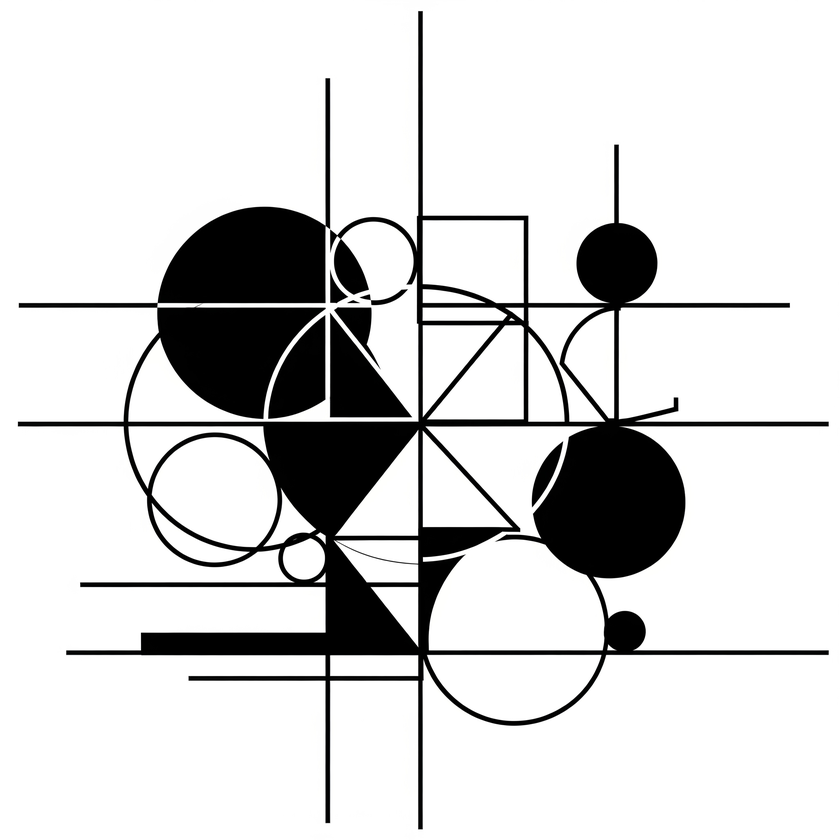
#> input picture Lab5/HW edge detection/images/test2.png, 840 x 840 px, shrunk from 2048 x 2048 before the run, found by its file name
$ python Edge_Detection_Operators.py   (older library calls are emulated)
#> lines starting #> are read from the running program, lines starting #| are printed output that depends on the picture
import cv2
import numpy as np
import matplotlib.pyplot as plt

# ---------------------------
# اختيار الصورة
# ---------------------------
img_path = r"images\test2.png"
img = cv2.imread(img_path, cv2.IMREAD_GRAYSCALE)
#> img: shape (840, 840); min 0, max 255, mean 214.3

# ---------------------------
# اختيار المشغل
# ---------------------------
# خيارات المشغل: "Sobel", "Prewitt", "Roberts", "Gradient", "Laplacian", "Kirsch", "Robinson", "LoG"
operator = "Sobel"  # غير هذا لاختبار مشغل مختلف

# ---------------------------
# Sobel Operator
# ---------------------------
if operator == "Sobel":
    sobel_x = cv2.Sobel(img, cv2.CV_64F, 1, 0, ksize=3)
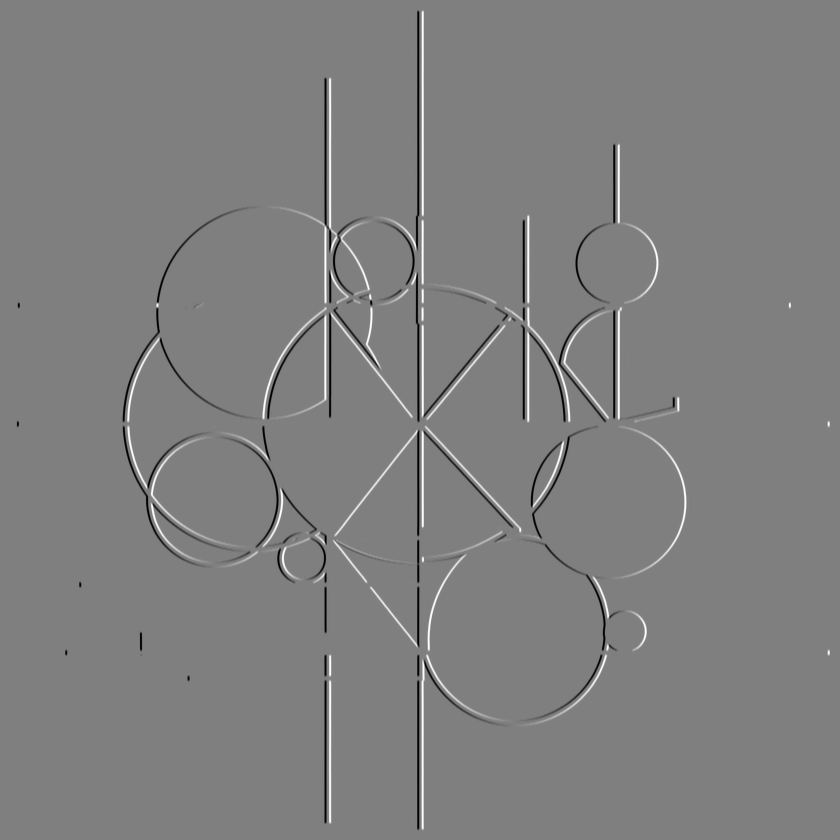
#> sobel_x: shape (840, 840) float64; min -1020, max 1020, mean 0; drawn with min black and max white
    sobel_y = cv2.Sobel(img, cv2.CV_64F, 0, 1, ksize=3)
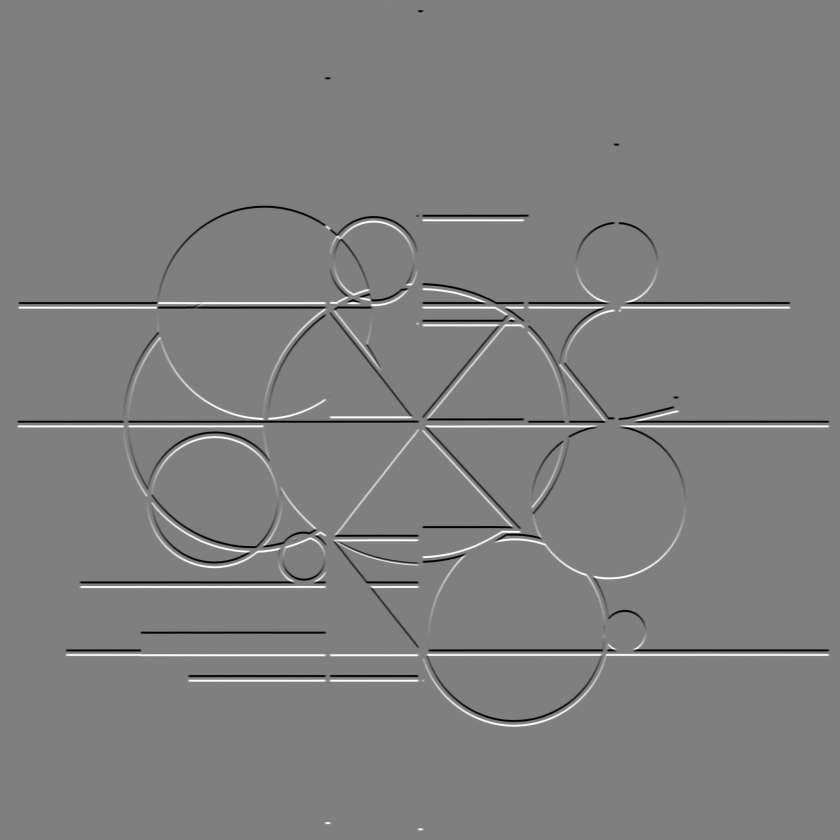
#> sobel_y: shape (840, 840) float64; min -1020, max 1020, mean 0; drawn with min black and max white
    combined = cv2.magnitude(sobel_x, sobel_y)
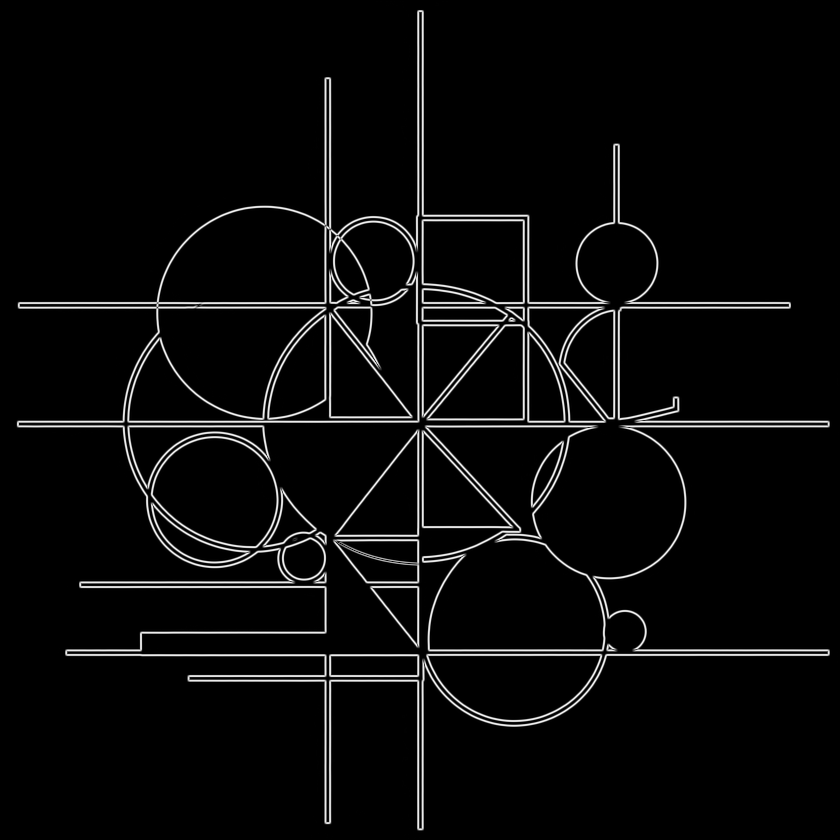
#> combined: shape (840, 840) float64; min 0, max 1093.7, mean 45.1; drawn with min black and max white
    plt.subplot(1,3,1), plt.imshow(sobel_x, cmap='gray'), plt.title("Sobel X")
    plt.subplot(1,3,2), plt.imshow(sobel_y, cmap='gray'), plt.title("Sobel Y")
    plt.subplot(1,3,3), plt.imshow(combined, cmap='gray'), plt.title("Sobel Combined")

# ---------------------------
# Prewitt Operator
# ---------------------------
elif operator == "Prewitt":
    prewitt_x = np.array([[-1,0,1], [-1,0,1], [-1,0,1]])
    prewitt_y = np.array([[-1,-1,-1], [0,0,0], [1,1,1]])
    px = cv2.filter2D(img, -1, prewitt_x)
    py = cv2.filter2D(img, -1, prewitt_y)
    combined = cv2.magnitude(np.float32(px), np.float32(py))
    plt.subplot(1,3,1), plt.imshow(px, cmap='gray'), plt.title("Prewitt X")
    plt.subplot(1,3,2), plt.imshow(py, cmap='gray'), plt.title("Prewitt Y")
    plt.subplot(1,3,3), plt.imshow(combined, cmap='gray'), plt.title("Prewitt Combined")

# ---------------------------
# Roberts Operator
# ---------------------------
elif operator == "Roberts":
    ro_x = np.array([[1,0],[0,-1]], dtype=np.float32)
    ro_y = np.array([[0,1],[-1,0]], dtype=np.float32)
    rx = cv2.filter2D(img, -1, ro_x)
    ry = cv2.filter2D(img, -1, ro_y)
    combined = cv2.magnitude(np.float32(rx), np.float32(ry))
    plt.subplot(1,3,1), plt.imshow(rx, cmap='gray'), plt.title("Roberts X")
    plt.subplot(1,3,2), plt.imshow(ry, cmap='gray'), plt.title("Roberts Y")
    plt.subplot(1,3,3), plt.imshow(combined, cmap='gray'), plt.title("Roberts Combined")

# ---------------------------
# Gradient Operator
# ---------------------------
elif operator == "Gradient":
    grad_x = cv2.Sobel(img, cv2.CV_64F, 1, 0, ksize=3)
    grad_y = cv2.Sobel(img, cv2.CV_64F, 0, 1, ksize=3)
    magnitude = cv2.magnitude(grad_x, grad_y)
    plt.subplot(1,3,1), plt.imshow(grad_x, cmap='gray'), plt.title("Gradient X")
    plt.subplot(1,3,2), plt.imshow(grad_y, cmap='gray'), plt.title("Gradient Y")
    plt.subplot(1,3,3), plt.imshow(magnitude, cmap='gray'), plt.title("Gradient Magnitude")

# ---------------------------
# Laplacian Operator
# ---------------------------
elif operator == "Laplacian":
    laplacian = cv2.Laplacian(img, cv2.CV_64F, ksize=3)
    plt.subplot(1,2,1), plt.imshow(img, cmap='gray'), plt.title("Original")
    plt.subplot(1,2,2), plt.imshow(laplacian, cmap='gray'), plt.title("Laplacian")

# ---------------------------
# Kirsch Compass Masks
# ---------------------------
elif operator == "Kirsch":
    kirsch_masks = {
        "N": np.array([[-3,-3,-3],[-3,0,-3],[5,5,5]],dtype=np.float32),
        "NE": np.array([[-3,-3,-3],[5,0,-3],[5,5,-3]],dtype=np.float32),
        "E": np.array([[-3,-3,5],[-3,0,5],[-3,-3,5]],dtype=np.float32),
        "SE": np.array([[-3,5,5],[-3,0,5],[-3,-3,-3]],dtype=np.float32),
        "S": np.array([[5,5,5],[-3,0,-3],[-3,-3,-3]],dtype=np.float32),
        "SW": np.array([[5,5,-3],[5,0,-3],[-3,-3,-3]],dtype=np.float32),
        "W": np.array([[5,-3,-3],[5,0,-3],[5,-3,-3]],dtype=np.float32),
        "NW": np.array([[-3,-3,-3],[-3,0,5],[-3,5,5]],dtype=np.float32)
    }
    plt.figure(figsize=(12,8))
    plt.subplot(3,3,1), plt.imshow(img,cmap='gray'), plt.title("Original")
    i=2
    for d,k in kirsch_masks.items():
        plt.subplot(3,3,i), plt.imshow(cv2.filter2D(img,-1,k), cmap='gray'), plt.title(d)
        i+=1
    plt.tight_layout()
    plt.show()

# ---------------------------
# Robinson Compass Masks
# ---------------------------
elif operator == "Robinson":
    robinson_masks = {
        "N": np.array([[-1,0,1],[-2,0,2],[-1,0,1]],dtype=np.float32),
        "NE": np.array([[0,1,2],[-1,0,1],[-2,-1,0]],dtype=np.float32),
        "E": np.array([[1,2,1],[0,0,0],[-1,-2,-1]],dtype=np.float32),
        "SE": np.array([[2,1,0],[1,0,-1],[0,-1,-2]],dtype=np.float32),
        "S": np.array([[1,0,-1],[2,0,-2],[1,0,-1]],dtype=np.float32),
        "SW": np.array([[0,-1,-2],[1,0,-1],[2,1,0]],dtype=np.float32),
        "W": np.array([[-1,-2,-1],[0,0,0],[1,2,1]],dtype=np.float32),
        "NW": np.array([[-2,-1,0],[-1,0,1],[0,1,2]],dtype=np.float32)
    }
    plt.figure(figsize=(12,8))
    plt.subplot(3,3,1), plt.imshow(img,cmap='gray'), plt.title("Original")
    i=2
    for d,k in robinson_masks.items():
        plt.subplot(3,3,i), plt.imshow(cv2.filter2D(img,-1,k), cmap='gray'), plt.title(d)
        i+=1
    plt.tight_layout()
    plt.show()

# ---------------------------
# Laplacian of Gaussian (LoG)
# ---------------------------
elif operator == "LoG":
    log_kernel = np.array([[0,0,-1,0,0],
                            [0,-1,-2,-1,0],
                            [-1,-2,16,-2,-1],
                            [0,-1,-2,-1,0],
                            [0,0,-1,0,0]], dtype=np.float32)
    log_result = cv2.filter2D(img,-1,log_kernel)
    plt.subplot(1,2,1), plt.imshow(img,cmap='gray'), plt.title("Original")
    plt.subplot(1,2,2), plt.imshow(log_result,cmap='gray'), plt.title("LoG 5x5")

plt.show()
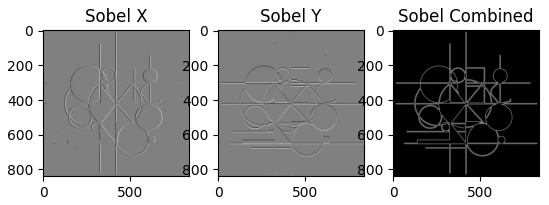
#> figure drawn by matplotlib, 3 panels

$ run again, with Lab5/HW edge detection/images/test1.png copied over Lab5/HW edge detection/images/test2.png
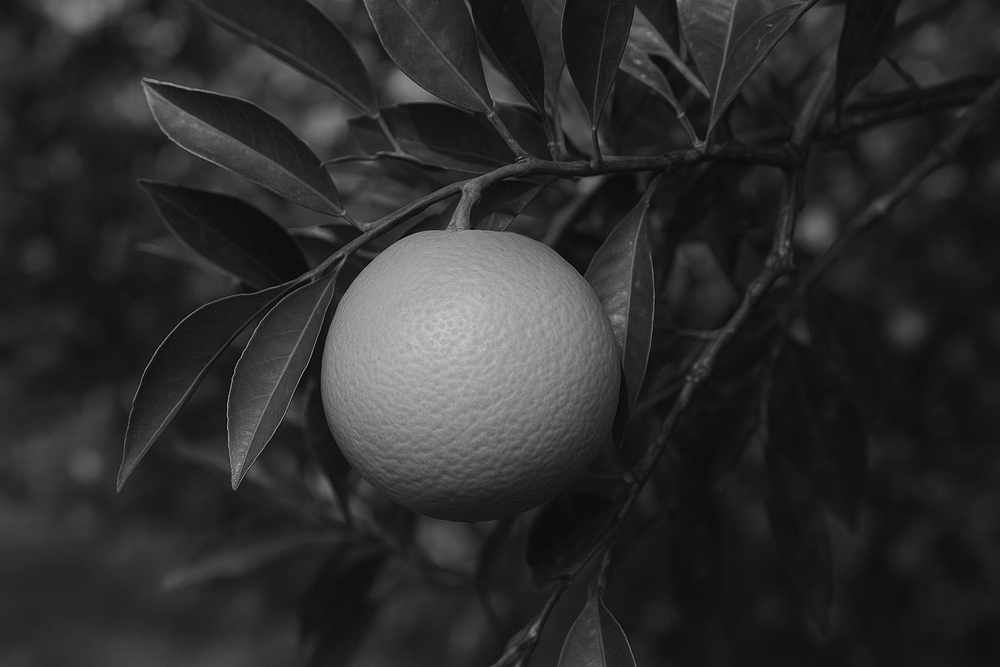
#> input picture Lab5/HW edge detection/images/test1.png, 1000 x 667 px, shrunk from 1536 x 1024 before the run, found by its file name
#> `combined = cv2.magnitude(sobel_x, sobel_y)`:
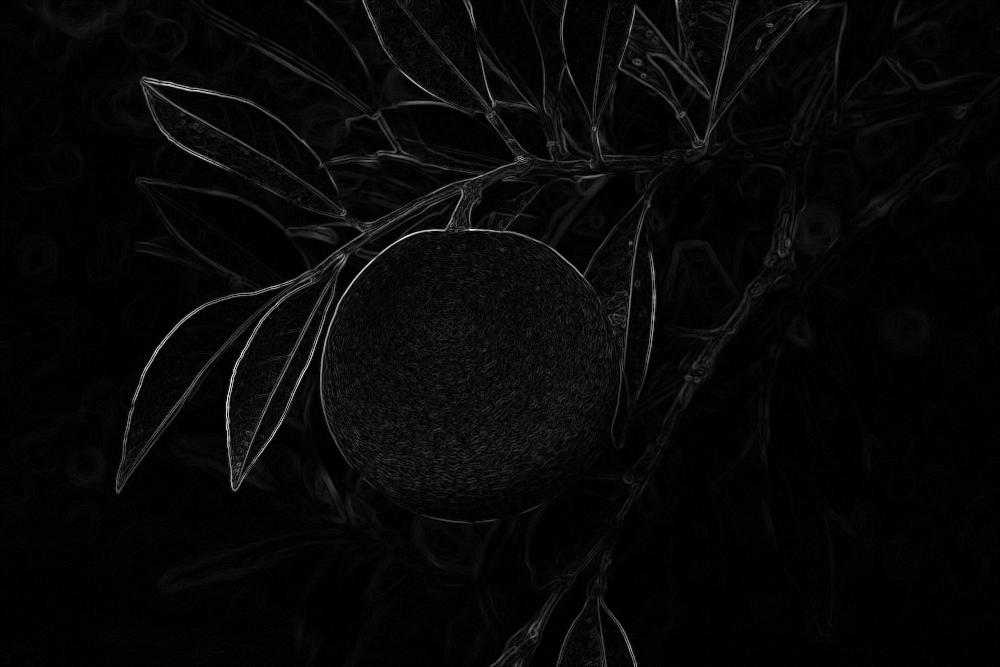
#> combined: shape (667, 1000) float64; min 0, max 574.4, mean 17.8; drawn with min black and max white
#> `plt.show()`:
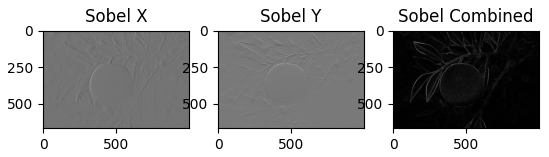
#> figure drawn by matplotlib, 3 panels
